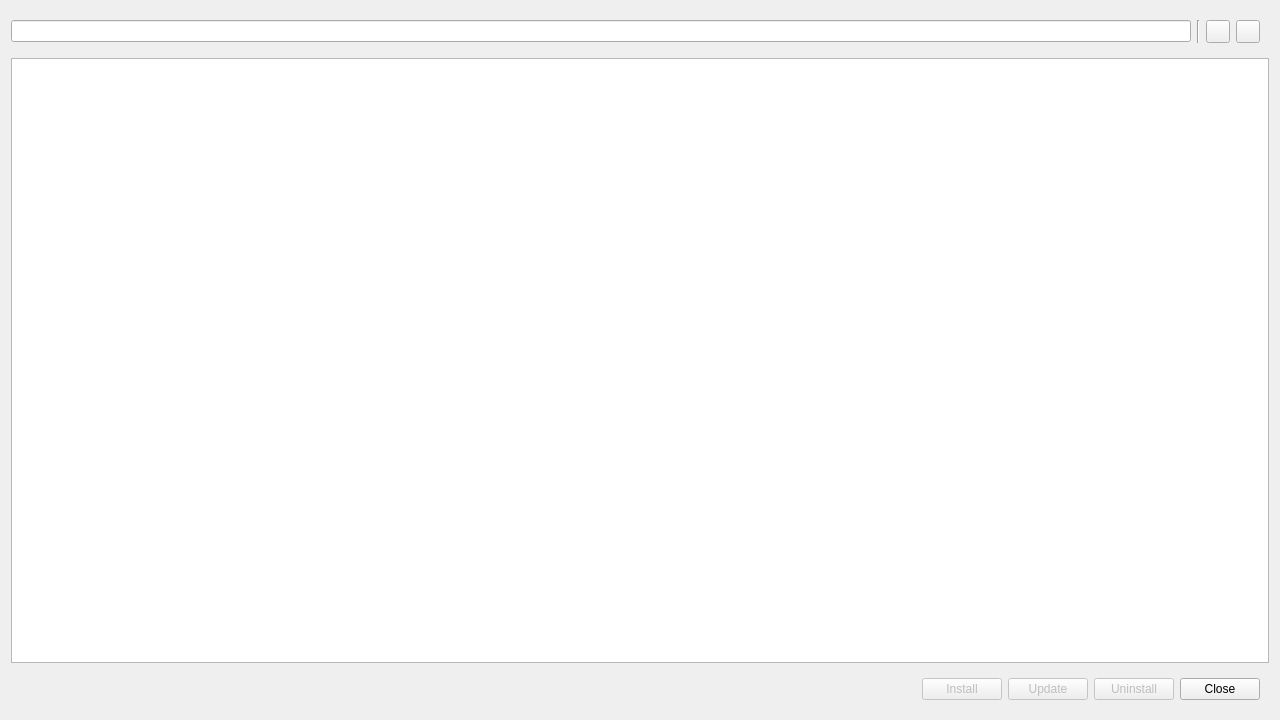
<?xml version="1.0" encoding="UTF-8"?>
<ui version="4.0">
 <class>package_manager_dialog</class>
 <widget class="QDialog" name="package_manager_dialog">
  <property name="geometry">
   <rect>
    <x>0</x>
    <y>0</y>
    <width>1280</width>
    <height>720</height>
   </rect>
  </property>
  <property name="windowTitle">
   <string>Package Manager</string>
  </property>
  <layout class="QGridLayout" name="gridLayout">
   <item row="1" column="0">
    <widget class="QTreeView" name="treeview">
     <attribute name="headerVisible">
      <bool>true</bool>
     </attribute>
    </widget>
   </item>
   <item row="2" column="0">
    <widget class="QWidget" name="widget_2" native="true">
     <layout class="QHBoxLayout" name="horizontalLayout_2">
      <item>
       <spacer name="horizontalSpacer">
        <property name="orientation">
         <enum>Qt::Horizontal</enum>
        </property>
        <property name="sizeHint" stdset="0">
         <size>
          <width>897</width>
          <height>20</height>
         </size>
        </property>
       </spacer>
      </item>
      <item>
       <widget class="QPushButton" name="pushbutton_install">
        <property name="enabled">
         <bool>false</bool>
        </property>
        <property name="text">
         <string>Install</string>
        </property>
       </widget>
      </item>
      <item>
       <widget class="QPushButton" name="pushbutton_update">
        <property name="enabled">
         <bool>false</bool>
        </property>
        <property name="text">
         <string>Update</string>
        </property>
       </widget>
      </item>
      <item>
       <widget class="QPushButton" name="pushbutton_uninstall">
        <property name="enabled">
         <bool>false</bool>
        </property>
        <property name="text">
         <string>Uninstall</string>
        </property>
       </widget>
      </item>
      <item>
       <widget class="QPushButton" name="pushbutton_close">
        <property name="text">
         <string>Close</string>
        </property>
       </widget>
      </item>
     </layout>
    </widget>
   </item>
   <item row="0" column="0">
    <widget class="QWidget" name="widget" native="true">
     <layout class="QHBoxLayout" name="horizontalLayout">
      <property name="leftMargin">
       <number>0</number>
      </property>
      <item>
       <widget class="QLineEdit" name="lineedit_filter"/>
      </item>
      <item>
       <widget class="Line" name="line">
        <property name="orientation">
         <enum>Qt::Vertical</enum>
        </property>
       </widget>
      </item>
      <item>
       <widget class="QToolButton" name="toolbutton_expand">
        <property name="toolTip">
         <string>Expand</string>
        </property>
        <property name="text">
         <string/>
        </property>
        <property name="icon">
         <iconset resource="../resources/resources.qrc">
          <normaloff>:/icon/expand-diagonal-line.svg</normaloff>:/icon/expand-diagonal-line.svg</iconset>
        </property>
       </widget>
      </item>
      <item>
       <widget class="QToolButton" name="toolbutton_collapse">
        <property name="toolTip">
         <string>Collapse</string>
        </property>
        <property name="text">
         <string/>
        </property>
        <property name="icon">
         <iconset resource="../resources/resources.qrc">
          <normaloff>:/icon/collapse-diagonal-line.svg</normaloff>:/icon/collapse-diagonal-line.svg</iconset>
        </property>
       </widget>
      </item>
     </layout>
    </widget>
   </item>
  </layout>
 </widget>
 <resources>
  <include location="../resources/resources.qrc"/>
 </resources>
 <connections/>
</ui>
